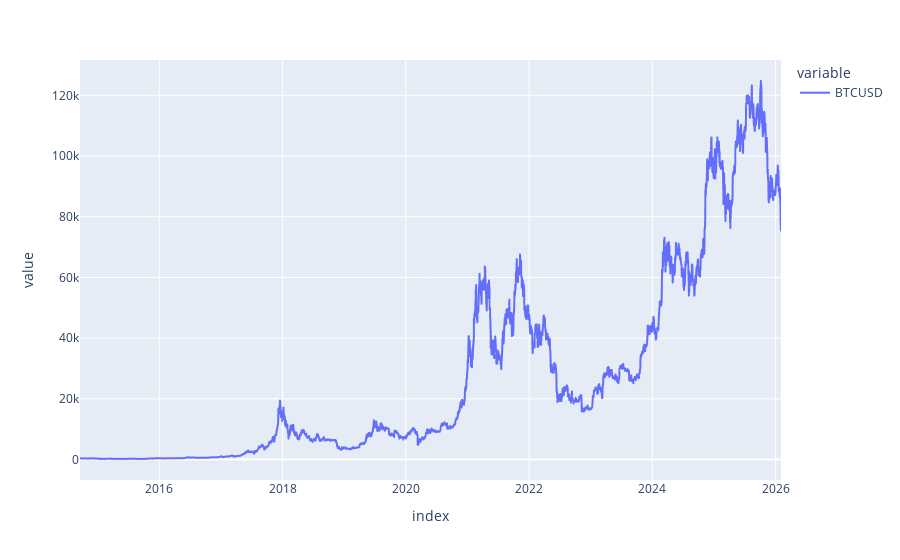

Notebook code for this chart:
### Code cell
bitty = btc.data
bitty.plot()

### Figure 1 — Plotly figure (JSON) as saved in the notebook; plotly's stock layout.template omitted (floating-point values rounded to 4 significant figures; data arrays with more than 128 entries replaced by an {"elided": "..."} marker saying what was removed)
{"data": [{"hovertemplate": "variable=BTCUSD<br>index=%{x}<br>value=%{y}<extra></extra>", "legendgroup": "BTCUSD", "line": {"color": "#636efa", "dash": "solid"}, "marker": {"symbol": "circle"}, "mode": "lines", "name": "BTCUSD", "showlegend": true, "type": "scattergl", "x": {"elided": "4156 str values"}, "xaxis": "x", "y": {"elided": "4156 float values"}, "yaxis": "y"}], "layout": {"legend": {"title": {"text": "variable"}, "tracegroupgap": 0}, "margin": {"t": 60}, "xaxis": {"anchor": "y", "domain": [0, 1], "title": {"text": "index"}}, "yaxis": {"anchor": "x", "domain": [0, 1], "title": {"text": "value"}}}}
